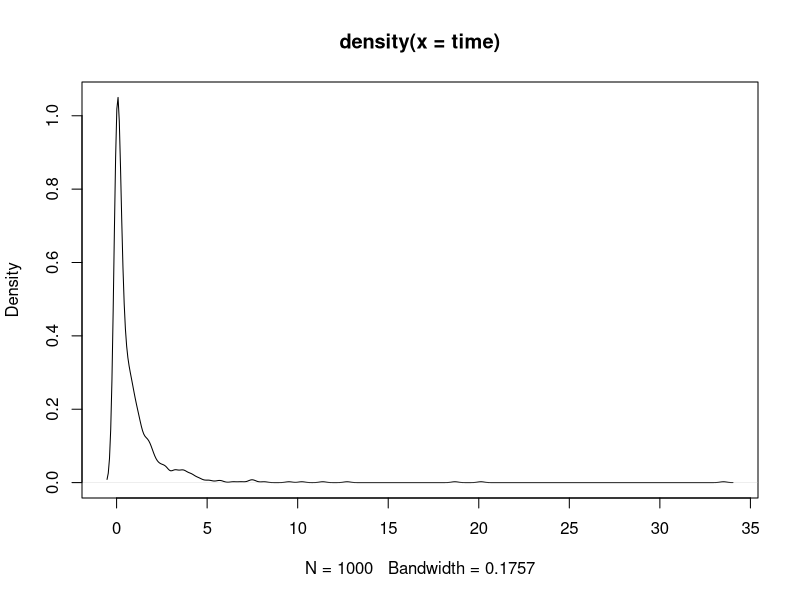

Recreate this plot in R. (Note: this script raises an error after producing the figure.)
## ---- chunk 1
knitr::opts_chunk$set(echo = TRUE)

require(survival)
require(quantreg)
require(glmnet)
require(MASS)
require(pROC)

library(survival)
library(dplyr)
library(tidyverse)

set.seed(8160)
## ---- chunk 2
p <- 500

time = c(rexp(p),rweibull(p, 0.3, 0.1))  # a generated exponential distribution & weibull distribution

trt = rep(1, 500)
ctl = rep(0, 500)

plot(density(time))

## ---- chunk 3
sim_data = sim.survdata(N = 500, T = 100, xvars = 2, censor = .2,  num.data.frames = 1)
attributes(sim_data)

head(sim_data$data$X1)
head(sim_data$data$X2)
head(sim_data$data$failed)

logrank.test(sim_data$data$X1, sim_data$data$failed, sim_data$data$X2, rho = 0, gamma = 0)

logrank.test(sim_data$data$X1, sim_data$data$failed, sim_data$data$X2, rho = 1, gamma = 0)

logrank.test(sim_data$data$X1, sim_data$data$failed, sim_data$data$X2, rho = 0, gamma = 1)
